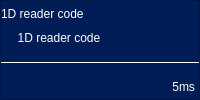
                         <widget class="QWidget" name="verticalWidget" native="true">
                          <layout class="QVBoxLayout" name="verticalLayout_10">
                           <property name="spacing">
                            <number>0</number>
                           </property>
                           <property name="leftMargin">
                            <number>0</number>
                           </property>
                           <property name="topMargin">
                            <number>0</number>
                           </property>
                           <property name="rightMargin">
                            <number>0</number>
                           </property>
                           <property name="bottomMargin">
                            <number>0</number>
                           </property>
                           <item>
                            <widget class="QFrame" name="frame_setupToolTitlel_ModGuiMain">
                             <property name="sizePolicy">
                              <sizepolicy hsizetype="Preferred" vsizetype="Fixed">
                               <horstretch>0</horstretch>
                               <verstretch>0</verstretch>
                              </sizepolicy>
                             </property>
                             <property name="minimumSize">
                              <size>
                               <width>0</width>
                               <height>100</height>
                              </size>
                             </property>
                             <property name="styleSheet">
                              <string notr="true">background-color: rgb(0, 29, 88);
color: rgb(255, 255, 255);</string>
                             </property>
                             <property name="frameShape">
                              <enum>QFrame::StyledPanel</enum>
                             </property>
                             <property name="frameShadow">
                              <enum>QFrame::Raised</enum>
                             </property>
                             <layout class="QVBoxLayout" name="verticalLayout_15">
                              <property name="spacing">
                               <number>0</number>
                              </property>
                              <property name="leftMargin">
                               <number>0</number>
                              </property>
                              <property name="topMargin">
                               <number>0</number>
                              </property>
                              <property name="rightMargin">
                               <number>0</number>
                              </property>
                              <property name="bottomMargin">
                               <number>0</number>
                              </property>
                              <item>
                               <widget class="QLabel" name="lab_NoImport_2">
                                <property name="text">
                                 <string>1D reader code </string>
                                </property>
                               </widget>
                              </item>
                              <item>
                               <widget class="QLabel" name="lab_insertNameCodeType_setupToolTitlel_ModGuiMain">
                                <property name="text">
                                 <string>     1D reader code </string>
                                </property>
                               </widget>
                              </item>
                              <item>
                               <widget class="QLabel" name="lab_NoImport_1">
                                <property name="frameShape">
                                 <enum>QFrame::HLine</enum>
                                </property>
                                <property name="text">
                                 <string/>
                                </property>
                               </widget>
                              </item>
                              <item>
                               <layout class="QHBoxLayout" name="horizontalLayout_13">
                                <property name="spacing">
                                 <number>0</number>
                                </property>
                                <property name="leftMargin">
                                 <number>0</number>
                                </property>
                                <property name="rightMargin">
                                 <number>0</number>
                                </property>
                                <item>
                                 <spacer name="horizontalSpacer_5">
                                  <property name="orientation">
                                   <enum>Qt::Horizontal</enum>
                                  </property>
                                  <property name="sizeHint" stdset="0">
                                   <size>
                                    <width>10</width>
                                    <height>20</height>
                                   </size>
                                  </property>
                                 </spacer>
                                </item>
                                <item>
                                 <widget class="QLabel" name="lab_showTimeRunningProgram_ModGuiMain">
                                  <property name="sizePolicy">
                                   <sizepolicy hsizetype="Fixed" vsizetype="Preferred">
                                    <horstretch>0</horstretch>
                                    <verstretch>0</verstretch>
                                   </sizepolicy>
                                  </property>
                                  <property name="minimumSize">
                                   <size>
                                    <width>50</width>
                                    <height>0</height>
                                   </size>
                                  </property>
                                  <property name="text">
                                   <string>5</string>
                                  </property>
                                  <property name="alignment">
                                   <set>Qt::AlignRight|Qt::AlignTrailing|Qt::AlignVCenter</set>
                                  </property>
                                 </widget>
                                </item>
                                <item>
                                 <widget class="QLabel" name="lab_ms_TimeRunningProgram_ModGuiMain">
                                  <property name="sizePolicy">
                                   <sizepolicy hsizetype="Fixed" vsizetype="Preferred">
                                    <horstretch>0</horstretch>
                                    <verstretch>0</verstretch>
                                   </sizepolicy>
                                  </property>
                                  <property name="minimumSize">
                                   <size>
                                    <width>20</width>
                                    <height>0</height>
                                   </size>
                                  </property>
                                  <property name="text">
                                   <string>ms</string>
                                  </property>
                                 </widget>
                                </item>
                               </layout>
                              </item>
                             </layout>
                            </widget>
                           </item>
                          </layout>
                         </widget>
